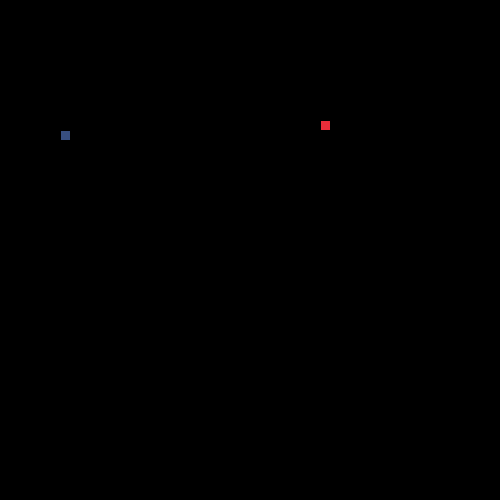
Frame 1 (no input)
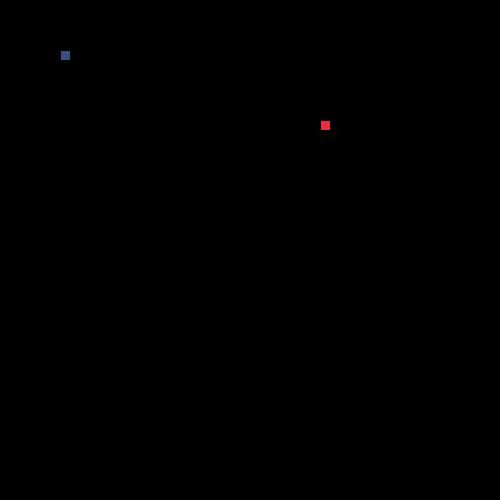
Frame 60 (the mouse pressed at the canvas centre just before this capture)
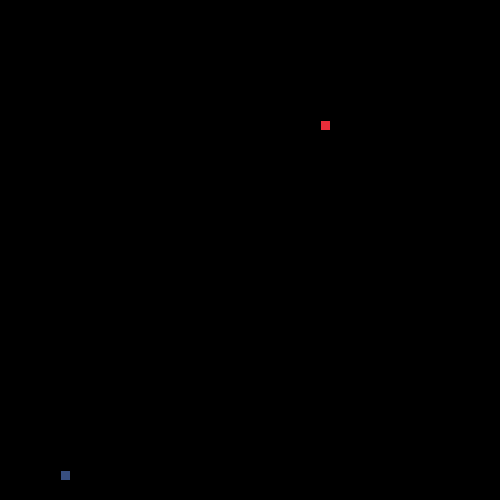
Frame 120 (the mouse held since frame 60 and released just before this capture)

The Processing sketch that drew these frames (run headless with seeded random() and noise(); from frame 60 on, the mouse is pressed at the canvas centre):

// Processing sketch: LeagueSnake
// ── LeagueSnake.pde
//*
// ***** SEGMENT CLASS *****
// This class will be used to represent each part of the moving snake.
//*

class Segment {

//Add x and y member variables. They will hold the corner location of each segment of the snake.
int x;
int y;

// Add a constructor with parameters to initialize each variable.
Segment (int x, int y){
  this.x = x;
  this.y = y;
}


}


//*
// ***** GAME VARIABLES *****
// All the game variables that will be shared by the game methods are here
//*
Segment head;
int foodX;
int foodY;
int direction = UP;
int foodEaten = 0;
ArrayList <Segment> tail = new ArrayList <Segment> ();




//*
// ***** SETUP METHODS *****
// These methods are called at the start of the game.
//*

void setup() {
size (500, 500);
head = new Segment (60, 140);
frameRate (20);
dropFood ();
}

void dropFood() {
  //Set the food in a new random location
  foodX = ((int)random(50)*10);
  foodY = ((int)random(50)*10);
}



//*
// ***** DRAW METHODS *****
// These methods are used to draw the snake and its food 
//*

void draw() {
background (0);
drawFood ();
move ();
drawSnake ();
eat ();
}

void drawFood() {
  //Draw the food
  fill (#EA2D3A);
  square (foodX, foodY, 10);
}

void drawSnake() {
  //Draw the head of the snake followed by its tail
  fill (56, 79, 128);
  rect (head.x, head.y, 10, 10); 
  manageTail ();
}


//*
// ***** TAIL MANAGEMENT METHODS *****
// These methods make sure the tail is the correct length.
//*

void drawTail() {
  //Draw each segment of the tail 
  for (int i = 0; i < tail.size (); i ++){
   square (tail.get (i).x, tail.get (i).y, 10); 
  }
}

void manageTail() {
  checkTailCollision ();
  drawTail ();
  tail.add (new Segment (head.x, head.y)); 
  tail.remove (0);
  //After drawing the tail, add a new segment at the "start" of the tail and remove the one at the "end" 
  //This produces the illusion of the snake tail moving.
  
}

void checkTailCollision() {
  for (int i = 0; i < tail.size (); i ++){
    if (tail.get (i).x == head.x && tail.get (i).y == head.y){
      foodEaten = 1;
      tail = new ArrayList <Segment> ();
      tail.add (new Segment (head.x, head.y)); 
    }  
  }
  //If the snake crosses its own tail, shrink the tail back to one segment
  
}



//*
// ***** CONTROL METHODS *****
// These methods are used to change what is happening to the snake
//*

void keyPressed() {
  //Set the direction of the snake according to the arrow keys pressed
  if (key == CODED){
   if (keyCode == UP){
    direction = UP; 
   }
   else if (keyCode == DOWN) {
    direction = DOWN; 
   }
   else if (keyCode == LEFT) {
     direction = LEFT;
   }
   else if (keyCode == RIGHT) {
     direction = RIGHT;
   }
  }
}

void move() {
  //Change the location of the Snake head based on the direction it is moving.
  
    
  switch(direction) {
  case UP:
    head.y -= 10;
    break;
  case DOWN:
    head.y += 10; 
    break;
  case LEFT:
   head.x -= 10; 
    break;
  case RIGHT:
    head.x += 10;
    break;
  }
  checkBoundaries ();
  
}

void checkBoundaries() {
 //If the snake leaves the frame, make it reappear on the other side
 if (head.x > 500){
   head.x = 0;
}
if (head.x < 0) {
  head.x = 500;
}
if (head.y < 0) {
 head.y = 500; 
}
if (head.y > 500){
 head.y = 0; 
}
}

void eat() {
  //When the snake eats the food, its tail should grow and more food appear
  if (head.x == foodX && head.y == foodY) {
   foodEaten ++;
   dropFood ();
   tail.add (new Segment (head.x, head.y)); 
  }
}
